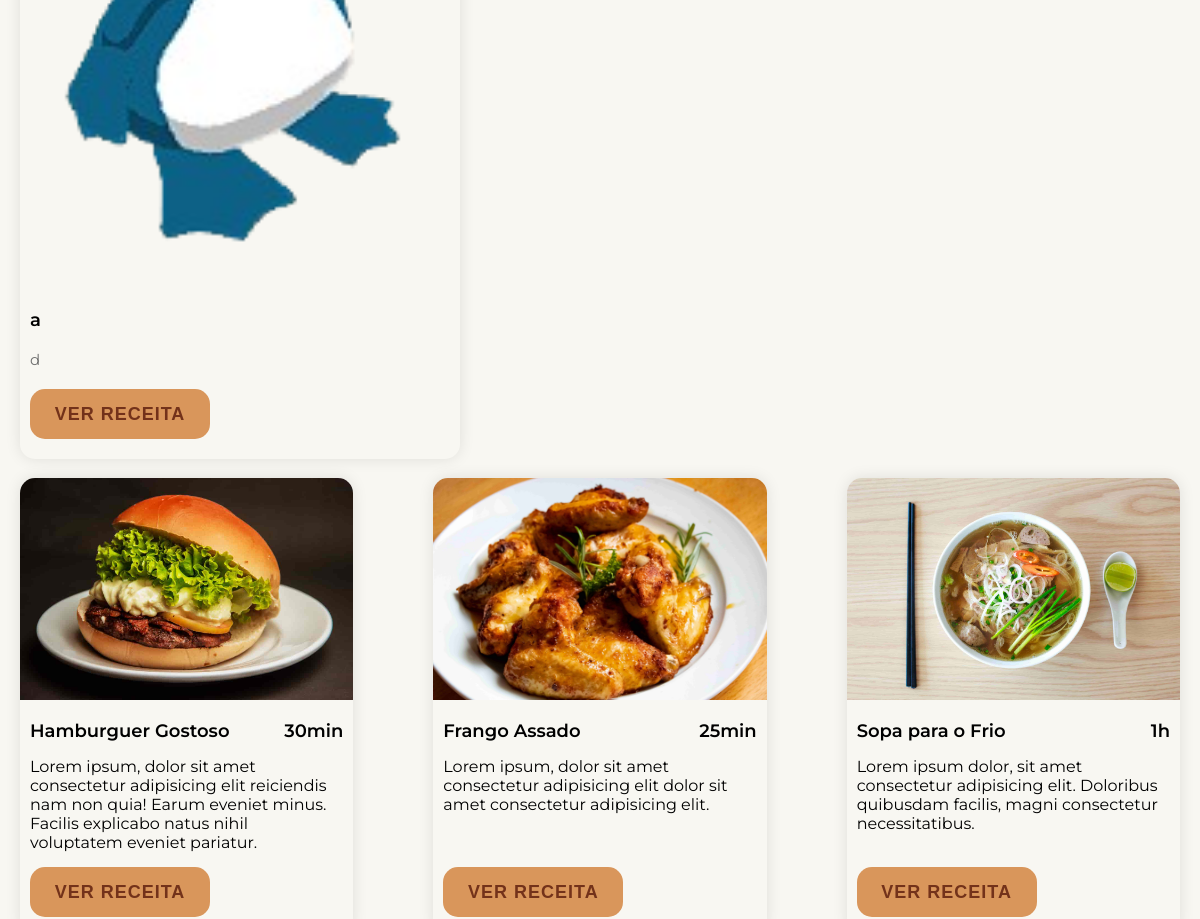
The app's page /TCC/index.php (middle part), older data.
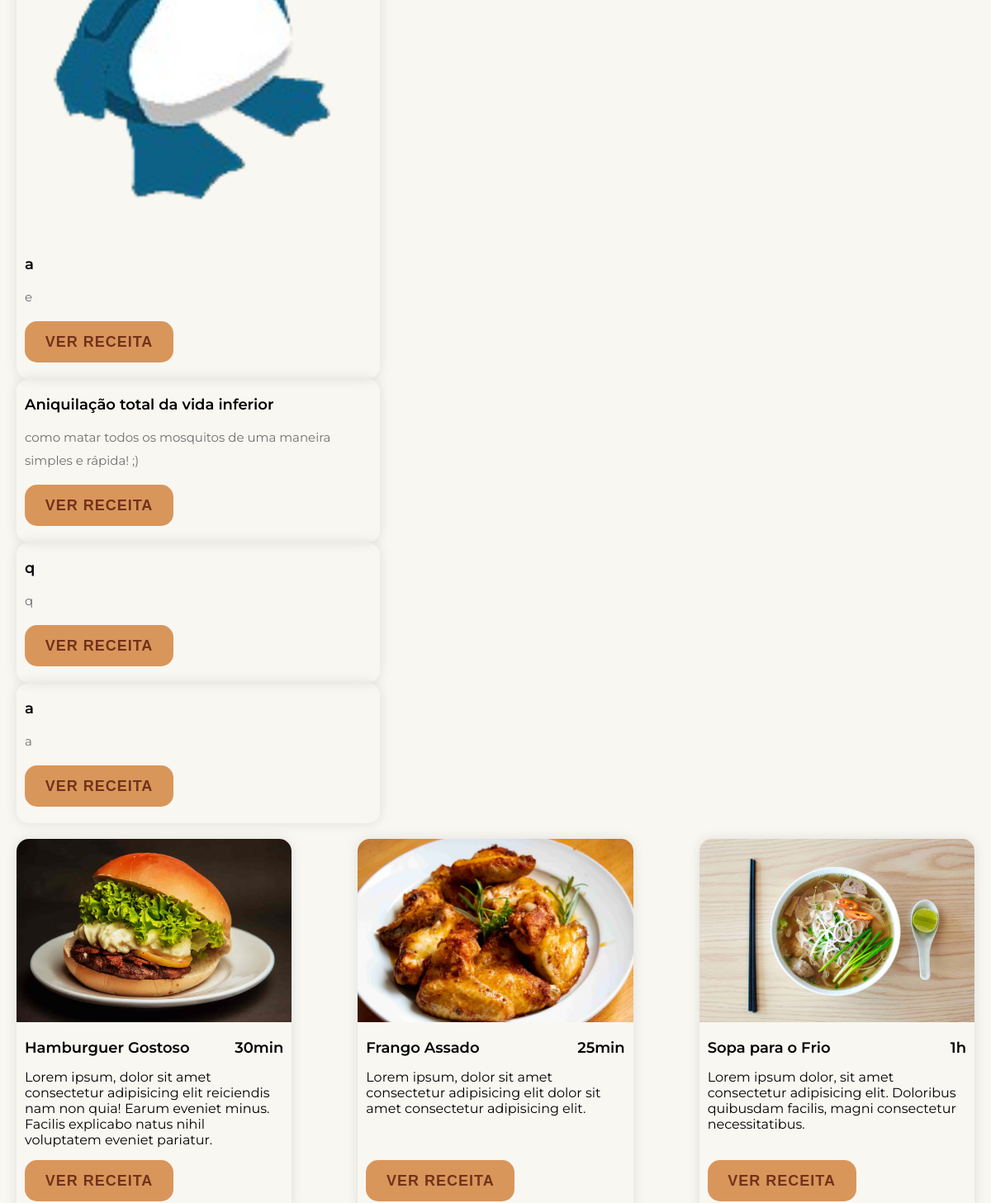
The same page, newer data.
### tables this page shows
CREATE TABLE `products` (
  `id` int(255) NOT NULL,
  `name` varchar(255) NOT NULL,
  `ingredientes` text NOT NULL,
  `preparo` text NOT NULL,
  `obs` varchar(255) NOT NULL,
  `image` varchar(255) NOT NULL
);

### TCC/index.php (the view, shortened to what this page needs)
<?php
    @include 'configproduto.php';
?>
<!DOCTYPE html>
<html lang="pt-br">
<head>
   <link href="https://cdn.jsdelivr.net/npm/remixicon@3.2.0/fonts/remixicon.css" rel="stylesheet">
   <link rel="stylesheet" href="https://cdnjs.cloudflare.com/ajax/libs/font-awesome/5.15.4/css/all.min.css">
   <link rel="stylesheet" href="index.css">
</head>
<body>
   <br>
   <br>
   <br>
   <br>
   <br>
  <br>
  <br>
  <br>
  <br>
  <div class="box-container">
  <?php
    $select_products = mysqli_query($conn, "SELECT * FROM `products`");
    if(mysqli_num_rows($select_products) > 0){
        while($fetch_product = mysqli_fetch_assoc($select_products)){
  ?>
    <form action="" method="post">
        <div class="receitas">
            <div class="food-items">
                <img src="uploaded_img/<?php echo $fetch_product['image']; ?>" alt="">
                <div class="details">
                    <div class="details-sub">
                        <h5><?php echo $fetch_product['name']; ?></h5>
                    </div>
                <div class="obs"><?php echo $fetch_product['obs']; ?></div>
                <input type="submit" class="btn" value="Ver Receita" name="ver_receita">
                </div>
            </div>
        </div>
  <?php
        };
    };
  ?>
  </div>
    <br>
    <div class="receitas">
     <div class="food-items">
       <img src="imagem-receita/burger.jpg">
       <div class="details">
           <div class="details-sub">
               <h5>Hamburguer Gostoso</h5>
               <h5 class="price"> <i class="ri-timer-line"></i> 30min </h5>
           </div>
           <p>Lorem ipsum, dolor sit amet consectetur adipisicing elit reiciendis nam non quia! Earum eveniet minus. Facilis explicabo natus nihil voluptatem eveniet pariatur.</p>
           <button id="irAteReceita">VER RECEITA</button>
       </div>
   </div>
   <div class="food-items">
       <img src="imagem-receita/chicken.jpeg">
       <div class="details">
           <div class="details-sub">
               <h5>Frango Assado</h5>
               <h5 class="price"> <i class="ri-timer-line"></i> 25min </h5>
           </div>
           <p>Lorem ipsum, dolor sit amet consectetur adipisicing elit dolor sit amet consectetur adipisicing elit.</p>
           <button id="irAteReceita">VER RECEITA</button>
       </div>
   </div>
   <div class="food-items">
       <img src="imagem-receita/soup.jpeg">
       <div class="details">
           <div class="details-sub">
               <h5>Sopa para o Frio</h5>
               <h5 class="price"> <i class="ri-timer-line"></i> 1h </h5>
           </div>
           <p>Lorem ipsum dolor, sit amet consectetur adipisicing elit. Doloribus quibusdam facilis, magni consectetur necessitatibus.</p>
           <button id="irAteReceita">VER RECEITA</button>
       </div>
   </div>
    </div>
    <br>
  <br>
   <br>
</body>
</html>

Row changes from the older to the newer data that the page shows:
changed products (number 1 of 4 on the later page): obs "d" → "e"
added products: name "Aniquilação total da vida inferior", obs "como matar todos os mosquitos de uma maneira simples e rápida! ;)"
added products: name "q", obs "q"
added products: name "a", obs "a"
